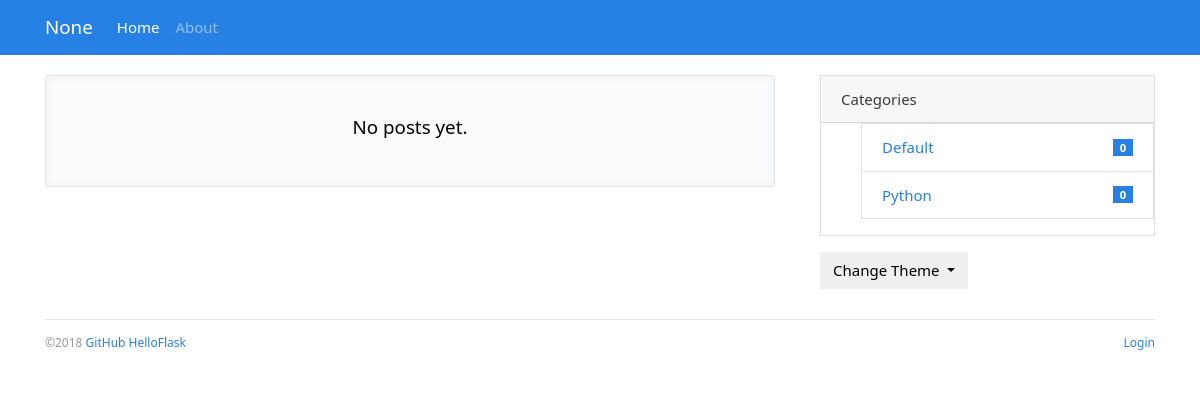
The page / on the database its author committed.
### bluelog/models.py (models this page shows, shortened)
class Category(db.Model):
    id = db.Column(db.Integer, primary_key=True)
    name = db.Column(db.String(30), unique=True)
    posts = db.relationship('Post', back_populates='category')

### bluelog/blueprints/blog.py (the view)
@blog_bp.route('/')
def index():
    page = request.args.get('page', 1, type=int)  # 查询字符串获取当前页数
    per_page = current_app.config['BLUELOG_POST_PER_PAGE']  # 获取每页数量
    pagination = Post.query.order_by(Post.timestamp.desc()).paginate(page, per_page=per_page)
    posts = pagination.items  # 当前页纪录数
    return render_template('blog/index.html', posts=posts, pagination=pagination)

### bluelog/__init__.py (called while the page is built)
def register_template_context(app):
    @app.context_processor
    def make_template_context():
        admin = Admin.query.first()
        categories = Category.query.order_by(Category.name).all()
        if current_user.is_authenticated:
            unread_comments = Comment.query.filter_by(reviewed=False).count()
        else:
            unread_comments = None
        return dict(admin=admin, categories=categories, unread_comments=unread_comments)

### bluelog/templates/blog/index.html (shortened to what this page needs)
{% extends 'base.html' %}
{% from 'bootstrap/pagination.html' import render_pagination %}
{% block content %}
    <div class="row">
        <div class="col-sm-8">
            {% include 'blog/_posts.html' %}
        </div>
        <div class="col-sm-4 sidebar">
            {% include 'blog/_sidebar.html' %}
        </div>
    </div>
{% endblock %}

### bluelog/templates/blog/_sidebar.html (shortened to what this page needs)
{% if categories %}
    <div class="card mb-3">
        <div class="card-header">Categories</div>
        <ul>
            {% for category in categories %}
                <li class="list-group-item list-group-item-action d-flex justify-content-between align-items-center">
                    <a href="{{ url_for('blog.show_category',category_id=category.id) }}">{{ category.name }}</a>
                    <span class="badge badge-primary badge-pill">{{ category.posts|length }}</span>
                </li>
            {% endfor %}
        </ul>
    </div>
{% endif %}
<div class="dropdown">
    <button class="btn btn-default dropdown-toggle" type="button" id="dropdownMenuButton" data-toggle="dropdown"
            aria-haspopup="true" aria-expanded="false">Change Theme
    </button>
</div>

### bluelog/static/css/style.css (style rules this page uses)
.sidebar { padding-left: 30px; }

### rows shown on the page
Category: name "Default", posts|length "0"
Category: name "Python", posts|length "0"

### other values the page prints
{{ config.BLUELOG_TITLE }} "None"
{{ render_nav_item('blog.index','Home') }} "Home"
{{ render_nav_item('blog.about','About') }} "About"
